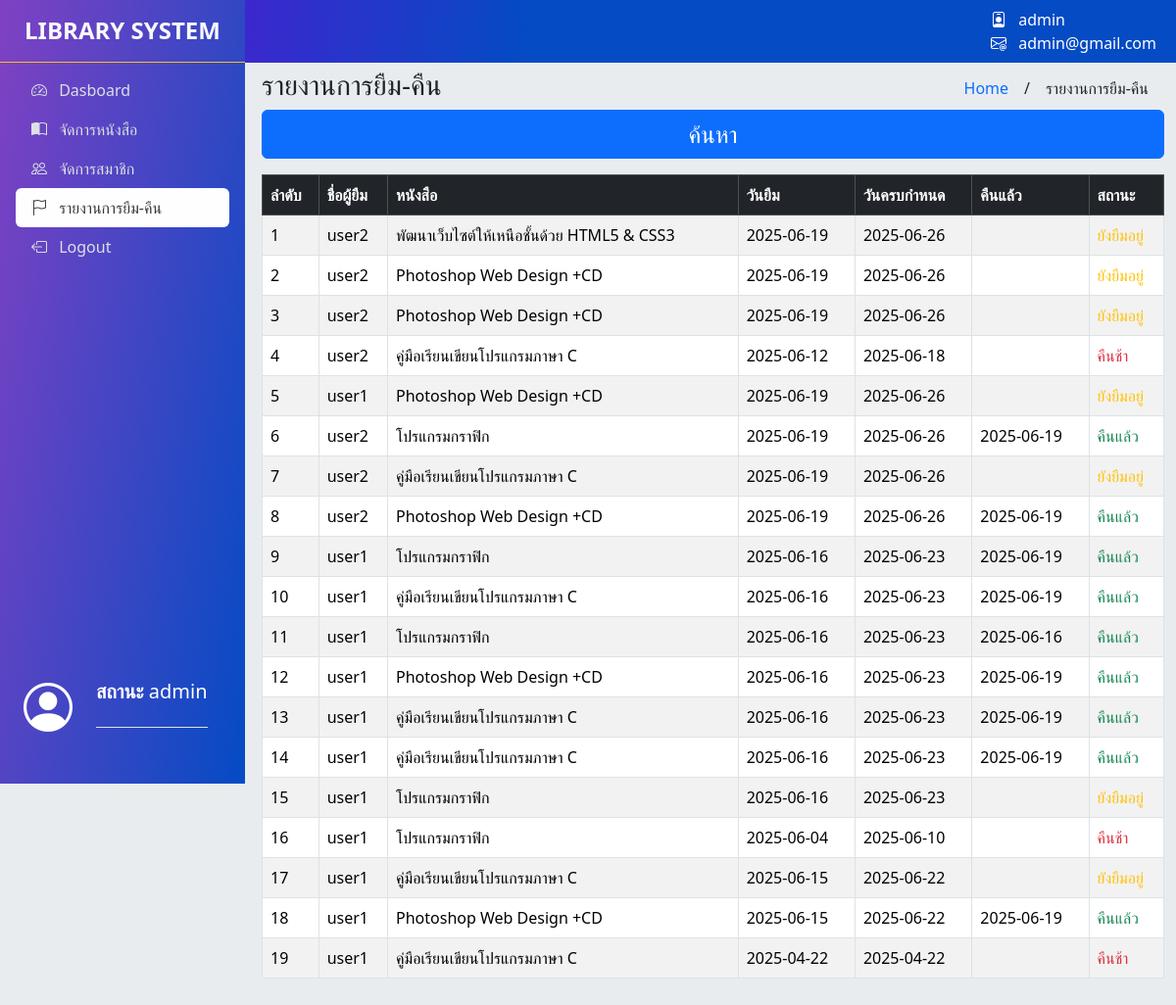
Screenshot of /admin/borrow_logs.php?page=borrow_logs (signed in) with the database file from the repository.
### tables this page shows
CREATE TABLE `transactions` (
  `id` int(11) NOT NULL COMMENT 'ID การยืมหนังสือ',
  `user_id` int(11) NOT NULL COMMENT 'อ้างอิงถึงผู้ที่ยืมหนังสือ',
  `book_id` int(11) NOT NULL COMMENT 'อ้างอิงถึงหนังสือที่ถูกยืม',
  `borrow_date` date NOT NULL COMMENT 'วันที่เริ่มยืม',
  `return_date` date DEFAULT NULL COMMENT 'วันที่คืนหนังสือจริง',
  `due_date` date NOT NULL COMMENT 'กำหนดวันที่ต้องคืน',
  `status` enum('borrowed','returned','late') DEFAULT 'borrowed' COMMENT 'สถานะของการยืม เช่น ยังยืมอยู่, คืนแล้ว, คืนช้า',
  `created_at` timestamp NOT NULL DEFAULT current_timestamp() COMMENT 'เวลาที่ทำรายการยืมหนังสือ'
);

CREATE TABLE `users` (
  `id` int(11) NOT NULL COMMENT 'ID ผู้ใช้งาน',
  `user_name` varchar(100) NOT NULL COMMENT 'ชื่อผู้ใช้งาน',
  `email` varchar(100) NOT NULL COMMENT 'E-mail ผู้ใช้งาน',
  `password` varchar(100) NOT NULL COMMENT 'รหัสผู้ใช้งาน',
  `role` enum('admin','user') DEFAULT 'user' COMMENT 'ระดับสิทธิ์ผู้ใช้งาน',
  `created_at` timestamp NOT NULL DEFAULT current_timestamp() COMMENT 'วันที่และเวลา ที่ผู้ใช้งานลงทะเบียน'
);

CREATE TABLE `books` (
  `id` int(11) NOT NULL COMMENT 'ID หนังสือ',
  `title` varchar(255) NOT NULL COMMENT 'ชื่อหนังสือ',
  `author` varchar(100) DEFAULT NULL COMMENT 'ชื่อผู้แต่ง',
  `publisher` varchar(100) DEFAULT NULL COMMENT 'สำนักพิมพ์',
  `isbn` varchar(20) DEFAULT NULL COMMENT 'รหัส ISBN ของหนังสือ',
  `total_copies` int(11) DEFAULT NULL COMMENT 'จำนวนหนังสือ',
  `available_copies` int(11) DEFAULT NULL COMMENT 'จำนวนหนังสือที่ยังว่างให้ยืม',
  `created_at` date NOT NULL DEFAULT current_timestamp() COMMENT 'วันที่เพิ่มหนังสือเข้าระบบ'
);

### includes/database.php (called while the page is built, shortened)
<?php
class Database{
    private $hostname = "localhost";
    private $username = "root";
    private $password = "";
    private $database = "db_library_system";
    public function connect()
    {
        $this->conn = mysqli_connect(
            $this->hostname,
            $this->username,
            $this->password,
            $this->database
        );
        mysqli_set_charset($this->conn, "utf8");
        return $this->conn;
    }
}
?>

### includes/transaction.php (called while the page is built, shortened)
<?php
class Transaction {
    public function select_transactions($conn, $date, $start_date = 0, $end_date = 0,)
    {
        $sql = "SELECT t.*, u.user_name AS name, b.title AS title
                FROM transactions AS t
                JOIN users AS u ON t.user_id = u.id
                JOIN books AS b ON t.book_id = b.id";
        $sql .= " ORDER BY t.id DESC";
        $result = mysqli_query($conn, $sql);
        $transactions = [];
        if (mysqli_num_rows($result) > 0)
        {
            while ($row = mysqli_fetch_assoc($result))
            {
                $transactions[] = $row;
            }
            return $transactions;
        }
        return [];
    }
}
?>

### admin/borrow_logs.php (the view, shortened to what this page needs)
<?php
include_once('../includes/database.php');
include_once('../includes/transaction.php');
$db = new Database();
$transaction = new Transaction();
$transaction->update_status_borrow($db->conn);
if (isset($_GET['search']) && $_GET['search'] == 'formTransaction') {
    if ($_GET['start_date'] != '' && $_GET['end_date'] != '') {
        $start_date = $_GET['start_date'];
        $end_date = $_GET['end_date'];
        $rows = $transaction->select_transactions($db->conn, true, $start_date, $end_date);
    } else {
        $search = 'searchUnsuccessful.show();';
        $rows = $transaction->select_transactions($db->conn, false);
    }
} else {
    $rows = $transaction->select_transactions($db->conn, false);
}
?>
<!DOCTYPE html>
<html lang="en">
<head>
    <link href="../assets/bootstrap-5.3.5-dist/css/bootstrap.min.css" rel="stylesheet">
    <link rel="stylesheet" href="../assets/bootstrap-icons-1.11.3/font/bootstrap-icons.min.css">
    <link rel="stylesheet" href="../assets/css/custom-main.css">
</head>
<body class="bg-body-secondary">
    <?php include_once('../partials/navbar-admin.php') ?>
    <?php include_once('../partials/sidebar-admin.php'); ?>
    <main class="content">
        <div class="container-fluid" style="margin-top: 70px;">
            <div class="row">
                <div class="col-6">
                    <h3>รายงานการยืม-คืน</h3>
                </div>
                <div class="col-6">
                    <ul class="nav justify-content-end">
                        <li class="nav-item">
                            <a href="#" class="nav-link text-primary">Home</a>
                        </li>
                        <li class="nav-item">
                            <span class="nav-link text-dark px-0">/</span>
                        </li>
                        <li class="nav-item">
                            <a href="#" class="nav-link text-dark">รายงานการยืม-คืน</a>
                        </li>
                    </ul>
                </div>
            </div>
            <div class="row pb-3">
                <div class="col-12">
                    <button type="submit" class="btn btn-primary w-100" style="font-size: 1.5rem;" data-bs-toggle="modal" data-bs-target="#ModalSearchTransaction">ค้นหา</button>
                </div>
            </div>
            <div class="row">
                <div class="col-12">
                    <div class="table-responsive-xxl">
                        <table class="table table-striped table-hover table-bordered">
                            <thead>
                                <tr class="table-dark">
                                    <th>ลำดับ</th>
                                    <th>ชื่อผู้ยืม</th>
                                    <th>หนังสือ</th>
                                    <th>วันยืม</th>
                                    <th>วันครบกำหนด</th>
                                    <th>คืนแล้ว</th>
                                    <th>สถานะ</th>
                                </tr>
                            </thead>
                            <tbody>
                                <?php
                                function chech_status($status)
                                {
                                    if ($status == "borrowed") {
                                        return "<span class='text-warning'>ยังยืมอยู่</span>";
                                    } elseif ($status == "returned") {
                                        return "<span class='text-success'>คืนแล้ว</span>";
                                    } elseif ($status == "late") {
                                        return "<span class='text-danger'>คืนช้า</span>";
                                    }
                                }
                                $numTransaction = 1;
                                if (count($rows) > 0) {
                                    foreach ($rows as $row) {
                                        echo "<tr>
                                                <td>{$numTransaction}</td>
                                                <td>{$row['name']}</td>
                                                <td>{$row['title']}</td>
                                                <td>{$row['borrow_date']}</td>
                                                <td>{$row['due_date']}</td>
                                                <td>{$row['return_date']}</td>
                                                <td>" . chech_status($row['status']) . "</td>
                                            </tr>";
                                        $numTransaction++;
                                    }
                                } else {
                                    $noData = true;
                                }
                                ?>
                            </tbody>
                        </table>
                        <div class="py-5">
                        </div>
                    </div>
                </div>
            </div>
        </div>
    </main>
</body>
</html>

### assets/css/custom-main.css (style rules this page uses)
.hover-link-main, .nav-link { color: rgb(220, 224, 228); }
.content { margin-left: 255px; }

### rows the page displays
transactions: user.user_name "user2", book.title "พัฒนาเว็บไซต์ให้เหนือชั้นด้วย HTML5 & CSS3", borrow_date "2025-06-19", due_date "2025-06-26", status "ยังยืมอยู่"
transactions: user.user_name "user2", book.title "Photoshop Web Design +CD", borrow_date "2025-06-19", due_date "2025-06-26", status "ยังยืมอยู่"
transactions: user.user_name "user2", book.title "Photoshop Web Design +CD", borrow_date "2025-06-19", due_date "2025-06-26", status "ยังยืมอยู่"
transactions: user.user_name "user2", book.title "คู่มือเรียนเขียนโปรแกรมภาษา C", borrow_date "2025-06-12", due_date "2025-06-18", status "คืนช้า"
transactions: user.user_name "user1", book.title "Photoshop Web Design +CD", borrow_date "2025-06-19", due_date "2025-06-26", status "ยังยืมอยู่"
transactions: user.user_name "user2", book.title "โปรแกรมกราฟิก", borrow_date "2025-06-19", due_date "2025-06-26", return_date "2025-06-19", status "คืนแล้ว"
transactions: user.user_name "user2", book.title "คู่มือเรียนเขียนโปรแกรมภาษา C", borrow_date "2025-06-19", due_date "2025-06-26", status "ยังยืมอยู่"
transactions: user.user_name "user2", book.title "Photoshop Web Design +CD", borrow_date "2025-06-19", due_date "2025-06-26", return_date "2025-06-19", status "คืนแล้ว"
transactions: user.user_name "user1", book.title "โปรแกรมกราฟิก", borrow_date "2025-06-16", due_date "2025-06-23", return_date "2025-06-19", status "คืนแล้ว"
transactions: user.user_name "user1", book.title "คู่มือเรียนเขียนโปรแกรมภาษา C", borrow_date "2025-06-16", due_date "2025-06-23", return_date "2025-06-19", status "คืนแล้ว"
transactions: user.user_name "user1", book.title "โปรแกรมกราฟิก", borrow_date "2025-06-16", due_date "2025-06-23", return_date "2025-06-16", status "คืนแล้ว"
transactions: user.user_name "user1", book.title "Photoshop Web Design +CD", borrow_date "2025-06-16", due_date "2025-06-23", return_date "2025-06-19", status "คืนแล้ว"
transactions: user.user_name "user1", book.title "คู่มือเรียนเขียนโปรแกรมภาษา C", borrow_date "2025-06-16", due_date "2025-06-23", return_date "2025-06-19", status "คืนแล้ว"
transactions: user.user_name "user1", book.title "คู่มือเรียนเขียนโปรแกรมภาษา C", borrow_date "2025-06-16", due_date "2025-06-23", return_date "2025-06-19", status "คืนแล้ว"
transactions: user.user_name "user1", book.title "โปรแกรมกราฟิก", borrow_date "2025-06-16", due_date "2025-06-23", status "ยังยืมอยู่"
transactions: user.user_name "user1", book.title "โปรแกรมกราฟิก", borrow_date "2025-06-04", due_date "2025-06-10", status "คืนช้า"
transactions: user.user_name "user1", book.title "คู่มือเรียนเขียนโปรแกรมภาษา C", borrow_date "2025-06-15", due_date "2025-06-22", status "ยังยืมอยู่"
transactions: user.user_name "user1", book.title "Photoshop Web Design +CD", borrow_date "2025-06-15", due_date "2025-06-22", return_date "2025-06-19", status "คืนแล้ว"
transactions: user.user_name "user1", book.title "คู่มือเรียนเขียนโปรแกรมภาษา C", borrow_date "2025-04-22", due_date "2025-04-22", status "คืนช้า"

### other values shown
$_SESSION['user']['userName'] "admin"
$_SESSION['user']['email'] "admin@gmail.com"
$_SESSION['user']['role'] "admin"
